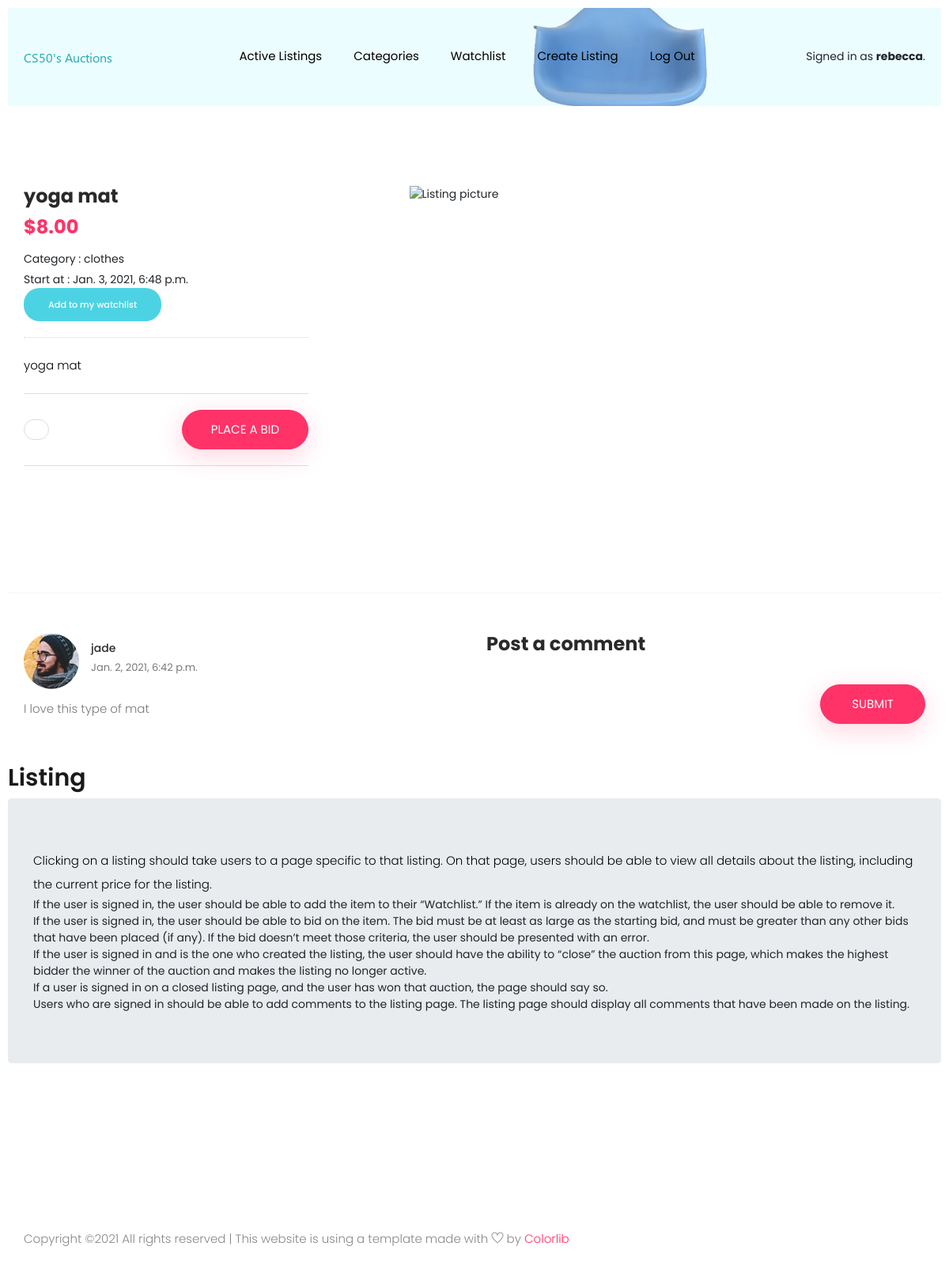
The page /listing/7 (signed in) on the database its author committed.
### auctions/models.py (models this page shows, shortened)
class User(AbstractUser):
    pass

class Listing(models.Model):
    title = models.CharField(max_length=64)
    description = models.TextField()
    start_at = models.DateTimeField()
    starting_bid = models.DecimalField(max_digits=5, decimal_places=2,  blank=False, default='0.1')
    categorie = models.ForeignKey(Categorie, models.SET_NULL, blank=True, null=True )
    picture = models.URLField(blank=True, null=True)
    active = models.BooleanField(default=True)
    created_by = models.ForeignKey(User, on_delete=models.CASCADE, null=True)
    watcher = models.ManyToManyField(User, related_name='watchlist', blank=True)

class Categorie(models.Model):
    description = models.CharField(max_length=64)
    def __str__(self):
        return f"{self.description}"

class Comment(models.Model):
    listing = models.ForeignKey(Listing, on_delete=models.CASCADE)
    user = models.ForeignKey(User, models.SET_NULL, blank=True, null=True )
    created_at = models.DateTimeField(auto_now_add=True)
    comment = models.TextField(blank=False)

### auctions/views.py (the view)
# urls.py: path("listing/<int:listing_id>", views.listing, name="listing"),
def listing(request, listing_id):
    listing_id = int(listing_id)
    listing = get_object_or_404(Listing, pk=listing_id)
    if Bid.objects.filter(listing=listing_id).exists():
        foundMax = Bid.objects.filter(listing=listing_id).aggregate(Max('amount'))
        bidMax = foundMax['amount__max']
    else:
        bidMax = listing.starting_bid
    comments = Comment.objects.filter(listing=listing_id)
    return render(request, "auctions/listing.html",{
        "listing": listing,
        "comments": comments,
        "bidMax" : "{:.2f}".format(bidMax)
    })

### auctions/templates/auctions/listing.html (shortened to what this page needs)
{% extends "auctions/layout.html" %}
{% block body %}
<div class="product_image_area section_padding">
    <div class="container">
      <div class="row s_product_inner justify-content-between">
        <div class="col-lg-5 col-xl-4">
          <div class="s_product_text">
            <h3>{{ listing.title }}</h3>
            <h2>${{ bidMax }}</h2>
            <ul class="list">
                <li>
                  <span>Category</span> : {{ listing.categorie }}
                </li>
                <li>
                    <span>Start at</span> : {{ listing.start_at }}
                </li>
            </ul>
            {% if user.is_authenticated %}
                {% if in_my_watchlist %}
                <form action="{% url 'remove_watchlist' listing.id %}" method="post">
                    {% csrf_token %}
                    <input type="submit" class="genric-btn danger-border circle" value="Remove from my watchlist">
                </form>
                {% else %}
                <form action="{% url 'add_watchlist' listing.id %}" method="post">
                    <input type="submit" class="genric-btn success circle" value="Add to my watchlist">
                </form>
                {% endif %}
            {% endif %}
            <p>
                {{ listing.description }}
            </p>
            {% if listing.active %}
                {% if user.is_authenticated %}
                    {% if creator %}
                    <form action="{% url 'close_listing' listing.id %}" method="post">
                        {% csrf_token %}
                        <input type="submit" class="genric-btn danger-border circle" value="Close the auction">
                    </form>
                    {% else %}
                        <form action="{% url 'listing' listing.id user.username %}" method="post" id="contactForm">
                            <div class="card_area d-flex justify-content-between align-items-center">
                                <div class="product_count">
                                </div>
                                <button type="submit" value="submit" class="btn_3">Place a bid</button>
                            </div>
                        </form>
                    {% endif %}
                {% endif %}
            {% else %}
                <b>The aution is closed </b>
                {% if winner %}
                    You won this auction !
                {% endif %}
            {% endif %}
          </div>
        </div>
        <div class="col-lg-7 col-xl-7">
            <div>
                <img class="listing_img" src="{{ listing.picture }}" alt="Listing picture">
            </div>
          </div>
      </div>
    </div>
  </div>
   <section class="product_description_area section-top-border">
    <div class="container">
        <div class="tab-pane fade show active" id="contact" role="tabpanel" aria-labelledby="contact-tab">
          <div class="row">
            <div class="col-lg-6">
                <div class="comment_list">
                {% for comment in comments %}
                    <div class="review_item">
                        <div class="media">
                            <div class="d-flex">
                            <img src="img/product/single-product/review-1.png" alt="" />
                            </div>
                            <div class="media-body">
                            <h4>{{ comment.user}}</h4>
                            <h5>{{ comment.created_at}}</h5>
                            </div>
                        </div>
                        <p>
                            {{ comment.comment}}
                        </p>
                    </div>
                {% empty %}
                    No comment
                {% endfor %}
                </div>
            </div>
            {% if user.is_authenticated %}
                <div class="col-lg-6">
                    <div class="review_box">
                        <h4>Post a comment</h4>
                        <form class="row contact_form" action="{% url 'add_comment' listing.id %}" method="post" id="contactForm">
                            <div class="col-md-12">
                              </div>
                        <div class="col-md-12 text-right">
                            <button type="submit" value="submit" class="btn_3">Submit</button>
                        </div>
                        </form>
                    </div>
                </div>
            {% endif %}
          </div>
        </div>
      </div>
  </section>
    <h2>Listing</h2>
    <div class="jumbotron">
        <p> Clicking on a listing should take users to a page specific to that listing. On that page, users should be able to view all details about the listing, including the current price for the listing.
            <ul>
                <li>If the user is signed in, the user should be able to add the item to their “Watchlist.” If the item is already on the watchlist, the user should be able to remove it.</li>
                <li>If the user is signed in, the user should be able to bid on the item. The bid must be at least as large as the starting bid, and must be greater than any other bids that have been placed (if any). If the bid doesn’t meet those criteria, the user should be presented with an error.</li>
                <li>If the user is signed in and is the one who created the listing, the user should have the ability to “close” the auction from this page, which makes the highest bidder the winner of the auction and makes the listing no longer active.</li>
                <li>If a user is signed in on a closed listing page, and the user has won that auction, the page should say so.</li>
                <li>Users who are signed in should be able to add comments to the listing page. The listing page should display all comments that have been made on the listing.</li>
            </ul>
        </p>
    </div>
{% endblock %}

### auctions/templates/auctions/layout.html (shortened to what this page needs)
{% load static %}
<!DOCTYPE html>
<html lang="en">
    <head>
        <link rel="stylesheet" href="https://stackpath.bootstrapcdn.com/bootstrap/4.4.1/css/bootstrap.min.css">
        <link rel="stylesheet" href="{% static 'auctions/theme/css/animate.css' %}">
        <link rel="stylesheet" href="{% static 'auctions/theme/css/all.css' %}">
        <link rel="stylesheet" href="{% static 'auctions/theme/css/flaticon.css' %}">
        <link rel="stylesheet" href="{% static 'auctions/theme/css/themify-icons.css' %}">
        <link rel="stylesheet" href="{% static 'auctions/theme/css/magnific-popup.css' %}">
        <link rel="stylesheet" href="{% static 'auctions/theme/css/slick.css' %}">
        <link rel="stylesheet" href="{% static 'auctions/theme/css/style.css' %}">
        <link href="{% static 'auctions/styles.css' %}" rel="stylesheet">
    </head>
    <body>
        <header class="main_menu home_menu">
            <div class="container">
                <div class="row align-items-center">
                    <div class="col-lg-12">
                        <nav class="navbar navbar-expand-lg navbar-light">
                            <a class="navbar-brand" href="{% url 'index' %}"> <img src="{% static 'auctions/img/logo.png' %}" alt="auction_logo"> </a>
                            <div class="collapse navbar-collapse main-menu-item" id="navbarSupportedContent">
                                <ul class="navbar-nav">
                                    <li class="nav-item" id="nav-all">
                                        <a class="nav-link" href="{% url 'index' %}">Active Listings</a>
                                    </li>
                                    <li class="nav-item" id="nav-categorie">
                                        <a class="nav-link" href="{% url 'categorie' %}">Categories</a>
                                    </li>
                                    {% if user.is_authenticated %}
                                    <li class="nav-item" id="nav-watchlist">
                                        <a class="nav-link" href="{% url 'watchlist' %}">Watchlist</a>
                                    </li>
                                    <li class="nav-item" id="nav-create">
                                        <a class="nav-link" href="{% url 'create' %}">Create listing</a>
                                    </li>
                                    <li class="nav-item">
                                        <a class="nav-link" href="{% url 'logout' %}">Log out</a>
                                    </li>
                                    {% endif %}
                                </ul>
                            </div>
                            <span>
                            {% if user.is_authenticated %}
                                Signed in as <strong>{{ user.username }}</strong>.
                            {% else %}
                                Not signed in.
                            {% endif %}
                            </span>
                        </nav>
                    </div>
                </div>
            </div>
        </header>
        <section class="breadcrumb breadcrumb_bg">
            <div class="container">
                <div class="row justify-content-center">
                    <div class="col-lg-8">
                        <div class="breadcrumb_iner">
                            <div class="breadcrumb_iner_item">
                            </div>
                        </div>
                    </div>
                </div>
            </div>
        </section>
        {% block body %}
        {% endblock %}
        <footer class="footer_part">
            <div class="copyright_part">
                <div class="container">
                    <div class="row">
                        <div class="col-lg-8">
                            <div class="copyright_text">
                                <p>Copyright &copy;<script>document.write(new Date().getFullYear());</script> All rights reserved | This website is using a template made with <i class="ti-heart" aria-hidden="true"></i> by <a href="https://colorlib.com" target="_blank">Colorlib</a></p>
                            </div>
                        </div>
                    </div>
                </div>
            </div>
        </footer>
    </body>
</html>

### auctions/static/auctions/styles.css (style rules this page uses)
body { padding: 10px; }
.listing_img { max-height: 400px; max-width: 500px; }
.main_menu .navbar { padding-top: 30px; }
.breadcrumb .breadcrumb_iner { height: 100px; }

### rows shown on the page
User: username "rebecca"
Listing: title "yoga mat", categorie "clothes", start_at "Jan. 3, 2021, 6:48 p.m.", description "yoga mat"
Comment: user "jade", created_at "Jan. 2, 2021, 6:42 p.m.", comment "I love this type of mat"

### other values the page prints
{{ bidMax }} "8.00"
